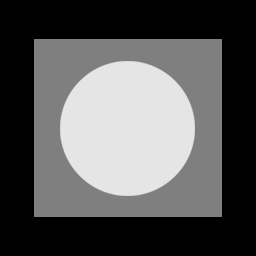
%> input picture homework_4 (fft)/Fig0503 (original_pattern).tif, 256 x 256 px
$ octave home5_1.m   (GNU Octave 9; MATLAB toolbox functions it lacks are replaced by stand-ins)
%> lines starting %> are read from the running program, lines starting %| are printed output that depends on the picture

img =imread('Fig0503 (original_pattern).tif');
%> img is the input picture: size 256x256 uint8; min 0, max 229, mean 87.1
figure;
subplot(1,3,1);
imshow(img);
title('original image');


gnoise = imnoise(img, 'gaussian', 0.2, 0.01);
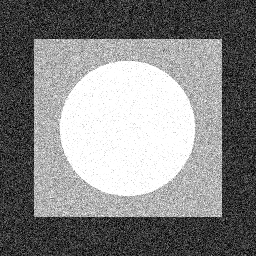
%> gnoise: size 256x256 uint8; min 0, max 255, mean 132.2
subplot(1,3,2);
imshow(gnoise);
title('Plus gaussian noise');


pnoise = imnoise(img, 'salt & pepper', 0.2);
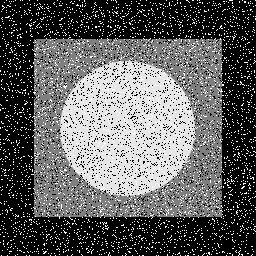
%> pnoise: size 256x256 uint8; min 0, max 255, mean 94.9
subplot(1,3,3);
imshow(pnoise);
title('Plus salt & pepper noise');
